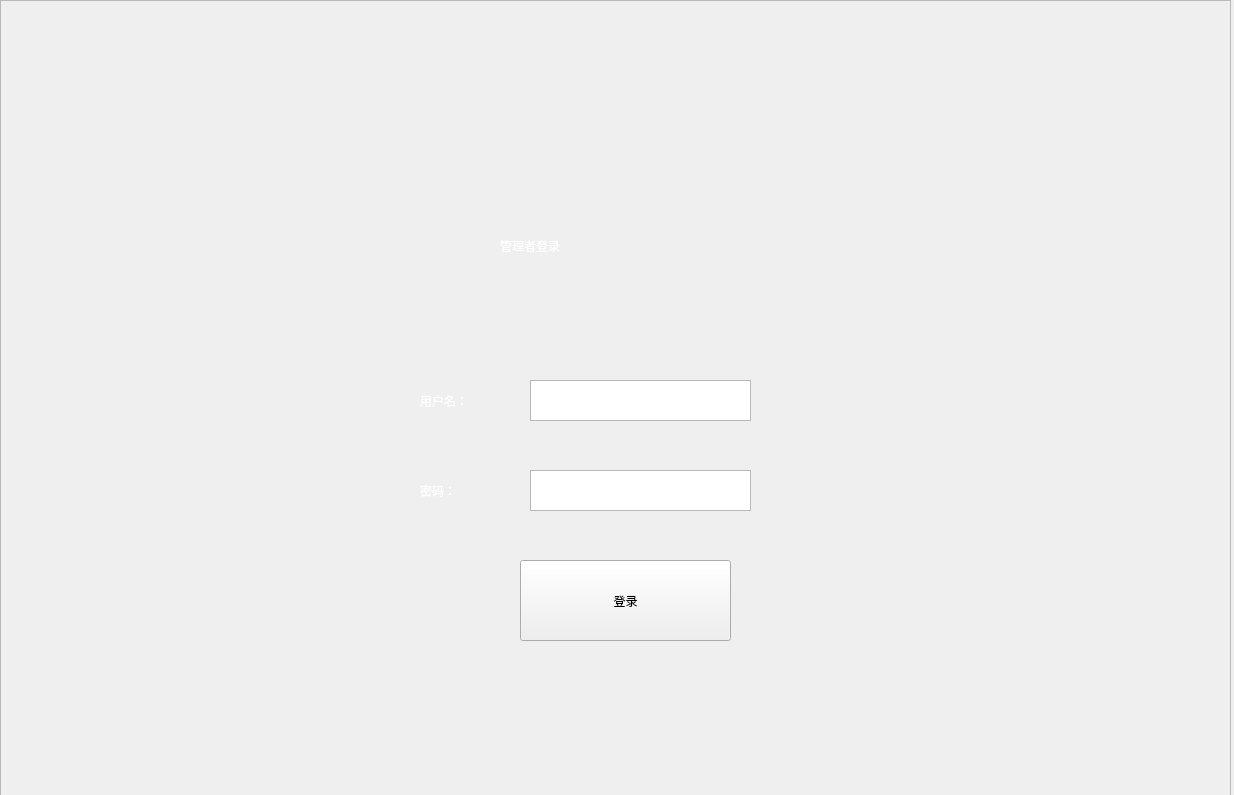
<?xml version="1.0" encoding="UTF-8"?>
<ui version="4.0">
 <class>Form</class>
 <widget class="QWidget" name="Form">
  <property name="geometry">
   <rect>
    <x>0</x>
    <y>0</y>
    <width>1234</width>
    <height>795</height>
   </rect>
  </property>
  <property name="windowTitle">
   <string>Form</string>
  </property>
  <property name="styleSheet">
   <string notr="true"/>
  </property>
  <widget class="QFrame" name="frame">
   <property name="geometry">
    <rect>
     <x>0</x>
     <y>0</y>
     <width>1231</width>
     <height>831</height>
    </rect>
   </property>
   <property name="styleSheet">
    <string notr="true">border-image:url(:/b1.jpg)</string>
   </property>
   <property name="frameShape">
    <enum>QFrame::StyledPanel</enum>
   </property>
   <property name="frameShadow">
    <enum>QFrame::Raised</enum>
   </property>
   <widget class="QLabel" name="label">
    <property name="geometry">
     <rect>
      <x>500</x>
      <y>190</y>
      <width>271</width>
      <height>111</height>
     </rect>
    </property>
    <property name="styleSheet">
     <string notr="true">font: 20pt &quot;Agency FB&quot;;
color: rgb(255, 255, 255);</string>
    </property>
    <property name="text">
     <string>管理者登录</string>
    </property>
   </widget>
   <widget class="QLabel" name="label_2">
    <property name="geometry">
     <rect>
      <x>420</x>
      <y>380</y>
      <width>71</width>
      <height>41</height>
     </rect>
    </property>
    <property name="styleSheet">
     <string notr="true">font: 14pt &quot;Agency FB&quot;;
color: rgb(255, 255, 255);</string>
    </property>
    <property name="text">
     <string>用户名：</string>
    </property>
   </widget>
   <widget class="QLabel" name="label_4">
    <property name="geometry">
     <rect>
      <x>420</x>
      <y>470</y>
      <width>71</width>
      <height>41</height>
     </rect>
    </property>
    <property name="styleSheet">
     <string notr="true">font: 14pt &quot;Agency FB&quot;;
color: rgb(255, 255, 255);</string>
    </property>
    <property name="text">
     <string>密码：</string>
    </property>
   </widget>
   <widget class="QPlainTextEdit" name="plainTextEdit">
    <property name="geometry">
     <rect>
      <x>530</x>
      <y>380</y>
      <width>221</width>
      <height>41</height>
     </rect>
    </property>
    <property name="styleSheet">
     <string notr="true"/>
    </property>
   </widget>
   <widget class="QPlainTextEdit" name="plainTextEdit_2">
    <property name="geometry">
     <rect>
      <x>530</x>
      <y>470</y>
      <width>221</width>
      <height>41</height>
     </rect>
    </property>
    <property name="styleSheet">
     <string notr="true"/>
    </property>
   </widget>
   <widget class="QPushButton" name="pushButton">
    <property name="geometry">
     <rect>
      <x>520</x>
      <y>560</y>
      <width>211</width>
      <height>81</height>
     </rect>
    </property>
    <property name="styleSheet">
     <string notr="true">font: 16pt &quot;Agency FB&quot;;
border-image: url(:/b2.jpg);
color: rgb(0, 0, 0);</string>
    </property>
    <property name="text">
     <string>登录</string>
    </property>
   </widget>
   <zorder>label</zorder>
   <zorder>label_2</zorder>
   <zorder>label_4</zorder>
   <zorder>plainTextEdit_2</zorder>
   <zorder>pushButton</zorder>
   <zorder>plainTextEdit</zorder>
  </widget>
 </widget>
 <resources>
  <include location="../data/background.qrc"/>
 </resources>
 <connections>
  <connection>
   <sender>pushButton</sender>
   <signal>clicked()</signal>
   <receiver>Form</receiver>
   <slot>goin()</slot>
   <hints>
    <hint type="sourcelabel">
     <x>625</x>
     <y>600</y>
    </hint>
    <hint type="destinationlabel">
     <x>616</x>
     <y>397</y>
    </hint>
   </hints>
  </connection>
 </connections>
 <slots>
  <slot>goin()</slot>
 </slots>
</ui>
